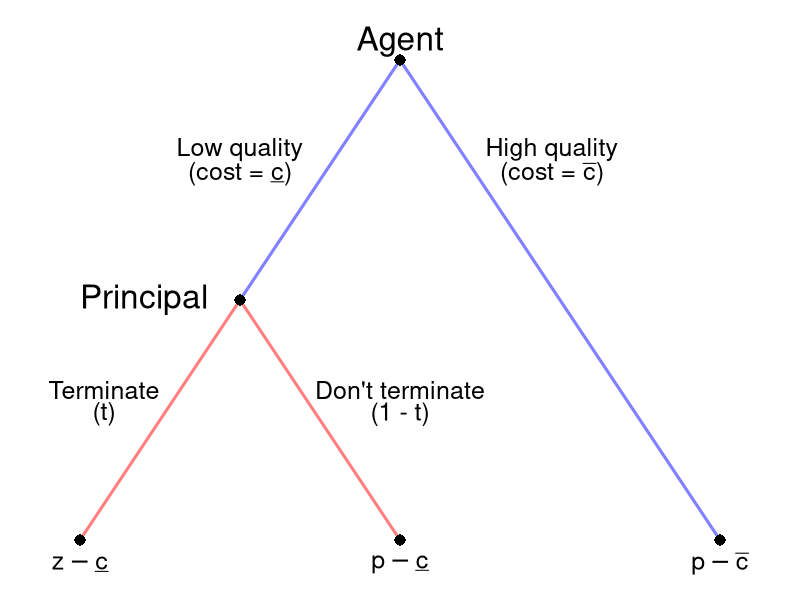

Here is the R script that generated this plot:
require(shape)
pdf(file = "information_power/info_gametree.pdf", width = 9, height = 7)

#Set parameters for graphics
axislabelsize <- 1.5
labelsize <- 2
actionlabelsize <- 1.5
graphlinewidth <- 3
segmentlinewidth <- 2
nodesize <- 1.5
fadelevel <- 1

col_agent = c(rgb(0, 0, 1, 0.5), rgb(1, 0, 0, 0.5))

par(mar =  c(0, 0, 0, 0))

xlims <- c(0, 10)
ylims <- c(0, 10)

npts <- 501 
x <- seq(xlims[1], xlims[2], length.out = npts)
y <- seq(ylims[1], ylims[2], length.out = npts) 

plot(0, 0, xlim = xlims, ylim = ylims, type = "n",
     xlab = expression(paste("")),
     ylab = expression(paste("")), 
     xaxt = "n", 
     yaxt = "n", 
     cex.lab = axislabelsize, 
     bty = "n",
     xaxs = "i", 
     yaxs = "i")

ticksy <- seq(from = 0, to = ylims[2], by = 2)
ylabels <- seq(from = 0, to = ylims[2], by = 2)
ticksx <- seq(from = 0, to = xlims[2], by = 2)
xlabels <- seq(from = 0, to = xlims[2], by = 2)

# Agent
segments(5, 9, 3, 5, col = col_agent[1], lty = 1, lwd = 3)
segments(5, 9, 9, 1, lty = 1, col = col_agent[1], lwd = graphlinewidth)


# Principal
segments(3, 5, 1, 1, lty = 1, col = col_agent[2], lwd = graphlinewidth)
segments(3, 5, 5, 1, lty = 1, col = col_agent[2], lwd = graphlinewidth)

#Initial node
points(5, 9, pch = 16, cex = nodesize)

#P1 Nodes
points(3, 5, pch = 16, cex = nodesize)

#P2 Terminal Nodes
points(1, 1, pch = 16, cex = nodesize)
points(5, 1, pch = 16, cex = nodesize)
points(9, 1, pch = 16, cex = nodesize)

text(5, 9.3, expression(paste("Agent")), cex = labelsize)
text(3, 7.5, expression(paste("Low quality")), cex = actionlabelsize)
text(3, 7.1, expression(paste("(cost = ", underline(c), ")")), cex = actionlabelsize)
text(6.9, 7.5, expression(paste("High quality")), cex = actionlabelsize)
text(6.9, 7.1, expression(paste("(cost = ", bar(c), ")")), cex = actionlabelsize)


text(1.8, 5, expression(paste("Principal")), cex = labelsize)
text(1.3, 3.5, expression(paste("Terminate")), cex = actionlabelsize)
text(1.3, 3.1, expression(paste("(t)")), cex = actionlabelsize)
text(5, 3.5, expression(paste("Don't terminate")), cex = actionlabelsize)
text(5, 3.1, expression(paste("(1 - t)")), cex = actionlabelsize)

#Payoffs 
text(1, .6, expression(z - underline(c)), cex = actionlabelsize)
text(5, .6, expression(p - underline(c)), cex = actionlabelsize)
text(9, .6, expression(p - bar(c)), cex = actionlabelsize)



dev.off()
